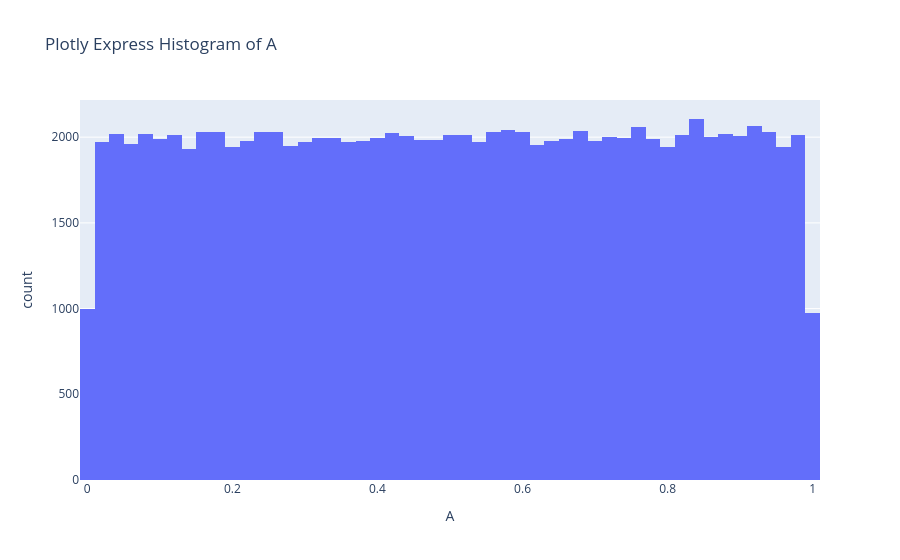

Source (notebook cell):
### Code cell
import plotly.express as px 

fig = px.histogram(
    df,
    x = "A",
    nbins = 50,
    title = "Plotly Express Histogram of A " 
)

fig.show()

### Figure 1 — Plotly figure (JSON) as saved in the notebook; plotly's stock layout.template omitted (floating-point values rounded to 4 significant figures; data arrays with more than 128 entries replaced by an {"elided": "..."} marker saying what was removed)
{"data": [{"alignmentgroup": "True", "bingroup": "x", "hovertemplate": "A=%{x}<br>count=%{y}<extra></extra>", "legendgroup": "", "marker": {"color": "#636efa", "pattern": {"shape": ""}}, "name": "", "nbinsx": 50, "offsetgroup": "", "orientation": "v", "showlegend": false, "type": "histogram", "x": {"elided": "100000 float values"}, "xaxis": "x", "yaxis": "y"}], "layout": {"barmode": "relative", "legend": {"tracegroupgap": 0}, "title": {"text": "Plotly Express Histogram of A "}, "xaxis": {"anchor": "y", "domain": [0, 1], "title": {"text": "A"}}, "yaxis": {"anchor": "x", "domain": [0, 1], "title": {"text": "count"}}}}
